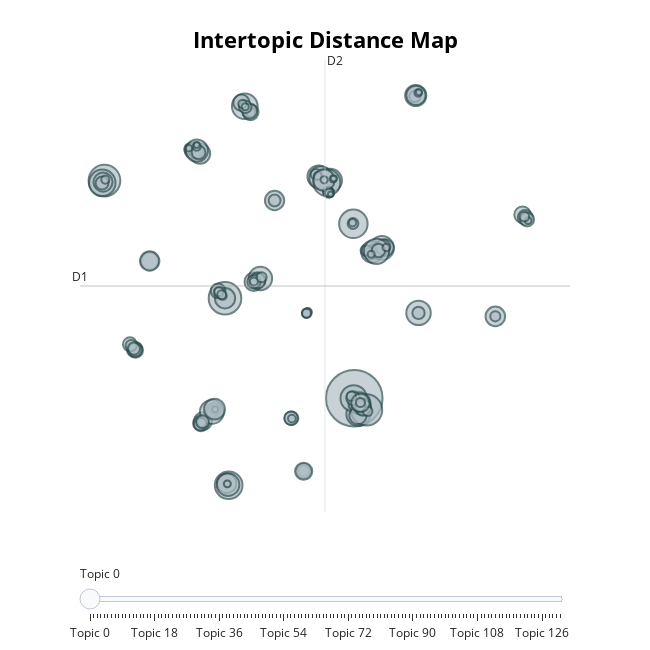

Notebook code cell kept with this figure:
### Code cell
merged_model_content_thread.visualize_topics()

### Figure 1 — Plotly figure (JSON) as saved in the notebook; plotly's stock layout.template omitted (floating-point values rounded to 4 significant figures; data arrays with more than 128 entries replaced by an {"elided": "..."} marker saying what was removed)
{"data": [{"customdata": {"elided": "132x3 mixed values"}, "hovertemplate": "<b>Topic %{customdata[0]}</b><br>%{customdata[1]}<br>Size: %{customdata[2]}", "legendgroup": "", "marker": {"color": "#B0BEC5", "line": {"color": "DarkSlateGrey", "width": 2}, "size": {"elided": "132 int values"}, "sizemode": "area", "sizeref": 11.94, "symbol": "circle"}, "mode": "markers", "name": "", "orientation": "v", "showlegend": false, "type": "scatter", "x": {"elided": "132 float values"}, "xaxis": "x", "y": {"elided": "132 float values"}, "yaxis": "y"}], "layout": {"annotations": [{"showarrow": false, "text": "D1", "x": -13.83, "y": 1.616, "yshift": 10}, {"showarrow": false, "text": "D2", "x": 6.163, "xshift": 10, "y": 18.98}], "height": 650, "hoverlabel": {"bgcolor": "white", "font": {"family": "Rockwell", "size": 16}}, "legend": {"itemsizing": "constant", "tracegroupgap": 0}, "margin": {"t": 60}, "shapes": [{"line": {"color": "#CFD8DC", "width": 2}, "type": "line", "x0": 6.163, "x1": 6.163, "y0": -15.75, "y1": 18.98}, {"line": {"color": "#9E9E9E", "width": 2}, "type": "line", "x0": -13.83, "x1": 26.15, "y0": 1.616, "y1": 1.616}], "sliders": [{"active": 0, "pad": {"t": 50}, "steps": [{"args": [{"marker.color": {"elided": "1x132 str values"}}], "label": "Topic 0", "method": "update"}, {"args": [{"marker.color": {"elided": "1x132 str values"}}], "label": "Topic 1", "method": "update"}, {"args": [{"marker.color": {"elided": "1x132 str values"}}], "label": "Topic 2", "method": "update"}, {"args": [{"marker.color": {"elided": "1x132 str values"}}], "label": "Topic 3", "method": "update"}, {"args": [{"marker.color": {"elided": "1x132 str values"}}], "label": "Topic 4", "method": "update"}, {"args": [{"marker.color": {"elided": "1x132 str values"}}], "label": "Topic 5", "method": "update"}, {"args": [{"marker.color": {"elided": "1x132 str values"}}], "label": "Topic 6", "method": "update"}, {"args": [{"marker.color": {"elided": "1x132 str values"}}], "label": "Topic 7", "method": "update"}, {"args": [{"marker.color": {"elided": "1x132 str values"}}], "label": "Topic 8", "method": "update"}, {"args": [{"marker.color": {"elided": "1x132 str values"}}], "label": "Topic 9", "method": "update"}, {"args": [{"marker.color": {"elided": "1x132 str values"}}], "label": "Topic 10", "method": "update"}, {"args": [{"marker.color": {"elided": "1x132 str values"}}], "label": "Topic 11", "method": "update"}, {"args": [{"marker.color": {"elided": "1x132 str values"}}], "label": "Topic 12", "method": "update"}, {"args": [{"marker.color": {"elided": "1x132 str values"}}], "label": "Topic 13", "method": "update"}, {"args": [{"marker.color": {"elided": "1x132 str values"}}], "label": "Topic 14", "method": "update"}, {"args": [{"marker.color": {"elided": "1x132 str values"}}], "label": "Topic 15", "method": "update"}, {"args": [{"marker.color": {"elided": "1x132 str values"}}], "label": "Topic 16", "method": "update"}, {"args": [{"marker.color": {"elided": "1x132 str values"}}], "label": "Topic 17", "method": "update"}, {"args": [{"marker.color": {"elided": "1x132 str values"}}], "label": "Topic 18", "method": "update"}, {"args": [{"marker.color": {"elided": "1x132 str values"}}], "label": "Topic 19", "method": "update"}, {"args": [{"marker.color": {"elided": "1x132 str values"}}], "label": "Topic 20", "method": "update"}, {"args": [{"marker.color": {"elided": "1x132 str values"}}], "label": "Topic 21", "method": "update"}, {"args": [{"marker.color": {"elided": "1x132 str values"}}], "label": "Topic 22", "method": "update"}, {"args": [{"marker.color": {"elided": "1x132 str values"}}], "label": "Topic 23", "method": "update"}, {"args": [{"marker.color": {"elided": "1x132 str values"}}], "label": "Topic 24", "method": "update"}, {"args": [{"marker.color": {"elided": "1x132 str values"}}], "label": "Topic 25", "method": "update"}, {"args": [{"marker.color": {"elided": "1x132 str values"}}], "label": "Topic 26", "method": "update"}, {"args": [{"marker.color": {"elided": "1x132 str values"}}], "label": "Topic 27", "method": "update"}, {"args": [{"marker.color": {"elided": "1x132 str values"}}], "label": "Topic 28", "method": "update"}, {"args": [{"marker.color": {"elided": "1x132 str values"}}], "label": "Topic 29", "method": "update"}, {"args": [{"marker.color": {"elided": "1x132 str values"}}], "label": "Topic 30", "method": "update"}, {"args": [{"marker.color": {"elided": "1x132 str values"}}], "label": "Topic 31", "method": "update"}, {"args": [{"marker.color": {"elided": "1x132 str values"}}], "label": "Topic 32", "method": "update"}, {"args": [{"marker.color": {"elided": "1x132 str values"}}], "label": "Topic 33", "method": "update"}, {"args": [{"marker.color": {"elided": "1x132 str values"}}], "label": "Topic 34", "method": "update"}, {"args": [{"marker.color": {"elided": "1x132 str values"}}], "label": "Topic 35", "method": "update"}, {"args": [{"marker.color": {"elided": "1x132 str values"}}], "label": "Topic 36", "method": "update"}, {"args": [{"marker.color": {"elided": "1x132 str values"}}], "label": "Topic 37", "method": "update"}, {"args": [{"marker.color": {"elided": "1x132 str values"}}], "label": "Topic 38", "method": "update"}, {"args": [{"marker.color": {"elided": "1x132 str values"}}], "label": "Topic 39", "method": "update"}, {"args": [{"marker.color": {"elided": "1x132 str values"}}], "label": "Topic 40", "method": "update"}, {"args": [{"marker.color": {"elided": "1x132 str values"}}], "label": "Topic 41", "method": "update"}, {"args": [{"marker.color": {"elided": "1x132 str values"}}], "label": "Topic 42", "method": "update"}, {"args": [{"marker.color": {"elided": "1x132 str values"}}], "label": "Topic 43", "method": "update"}, {"args": [{"marker.color": {"elided": "1x132 str values"}}], "label": "Topic 44", "method": "update"}, {"args": [{"marker.color": {"elided": "1x132 str values"}}], "label": "Topic 45", "method": "update"}, {"args": [{"marker.color": {"elided": "1x132 str values"}}], "label": "Topic 46", "method": "update"}, {"args": [{"marker.color": {"elided": "1x132 str values"}}], "label": "Topic 47", "method": "update"}, {"args": [{"marker.color": {"elided": "1x132 str values"}}], "label": "Topic 48", "method": "update"}, {"args": [{"marker.color": {"elided": "1x132 str values"}}], "label": "Topic 49", "method": "update"}, {"args": [{"marker.color": {"elided": "1x132 str values"}}], "label": "Topic 50", "method": "update"}, {"args": [{"marker.color": {"elided": "1x132 str values"}}], "label": "Topic 51", "method": "update"}, {"args": [{"marker.color": {"elided": "1x132 str values"}}], "label": "Topic 52", "method": "update"}, {"args": [{"marker.color": {"elided": "1x132 str values"}}], "label": "Topic 53", "method": "update"}, {"args": [{"marker.color": {"elided": "1x132 str values"}}], "label": "Topic 54", "method": "update"}, {"args": [{"marker.color": {"elided": "1x132 str values"}}], "label": "Topic 55", "method": "update"}, {"args": [{"marker.color": {"elided": "1x132 str values"}}], "label": "Topic 56", "method": "update"}, {"args": [{"marker.color": {"elided": "1x132 str values"}}], "label": "Topic 57", "method": "update"}, {"args": [{"marker.color": {"elided": "1x132 str values"}}], "label": "Topic 58", "method": "update"}, {"args": [{"marker.color": {"elided": "1x132 str values"}}], "label": "Topic 59", "method": "update"}, {"args": [{"marker.color": {"elided": "1x132 str values"}}], "label": "Topic 60", "method": "update"}, {"args": [{"marker.color": {"elided": "1x132 str values"}}], "label": "Topic 61", "method": "update"}, {"args": [{"marker.color": {"elided": "1x132 str values"}}], "label": "Topic 62", "method": "update"}, {"args": [{"marker.color": {"elided": "1x132 str values"}}], "label": "Topic 63", "method": "update"}, {"args": [{"marker.color": {"elided": "1x132 str values"}}], "label": "Topic 64", "method": "update"}, {"args": [{"marker.color": {"elided": "1x132 str values"}}], "label": "Topic 65", "method": "update"}, {"args": [{"marker.color": {"elided": "1x132 str values"}}], "label": "Topic 66", "method": "update"}, {"args": [{"marker.color": {"elided": "1x132 str values"}}], "label": "Topic 67", "method": "update"}, {"args": [{"marker.color": {"elided": "1x132 str values"}}], "label": "Topic 68", "method": "update"}, {"args": [{"marker.color": {"elided": "1x132 str values"}}], "label": "Topic 69", "method": "update"}, {"args": [{"marker.color": {"elided": "1x132 str values"}}], "label": "Topic 70", "method": "update"}, {"args": [{"marker.color": {"elided": "1x132 str values"}}], "label": "Topic 71", "method": "update"}, {"args": [{"marker.color": {"elided": "1x132 str values"}}], "label": "Topic 72", "method": "update"}, {"args": [{"marker.color": {"elided": "1x132 str values"}}], "label": "Topic 73", "method": "update"}, {"args": [{"marker.color": {"elided": "1x132 str values"}}], "label": "Topic 74", "method": "update"}, {"args": [{"marker.color": {"elided": "1x132 str values"}}], "label": "Topic 75", "method": "update"}, {"args": [{"marker.color": {"elided": "1x132 str values"}}], "label": "Topic 76", "method": "update"}, {"args": [{"marker.color": {"elided": "1x132 str values"}}], "label": "Topic 77", "method": "update"}, {"args": [{"marker.color": {"elided": "1x132 str values"}}], "label": "Topic 78", "method": "update"}, {"args": [{"marker.color": {"elided": "1x132 str values"}}], "label": "Topic 79", "method": "update"}, {"args": [{"marker.color": {"elided": "1x132 str values"}}], "label": "Topic 80", "method": "update"}, {"args": [{"marker.color": {"elided": "1x132 str values"}}], "label": "Topic 81", "method": "update"}, {"args": [{"marker.color": {"elided": "1x132 str values"}}], "label": "Topic 82", "method": "update"}, {"args": [{"marker.color": {"elided": "1x132 str values"}}], "label": "Topic 83", "method": "update"}, {"args": [{"marker.color": {"elided": "1x132 str values"}}], "label": "Topic 84", "method": "update"}, {"args": [{"marker.color": {"elided": "1x132 str values"}}], "label": "Topic 85", "method": "update"}, {"args": [{"marker.color": {"elided": "1x132 str values"}}], "label": "Topic 86", "method": "update"}, {"args": [{"marker.color": {"elided": "1x132 str values"}}], "label": "Topic 87", "method": "update"}, {"args": [{"marker.color": {"elided": "1x132 str values"}}], "label": "Topic 88", "method": "update"}, {"args": [{"marker.color": {"elided": "1x132 str values"}}], "label": "Topic 89", "method": "update"}, {"args": [{"marker.color": {"elided": "1x132 str values"}}], "label": "Topic 90", "method": "update"}, {"args": [{"marker.color": {"elided": "1x132 str values"}}], "label": "Topic 91", "method": "update"}, {"args": [{"marker.color": {"elided": "1x132 str values"}}], "label": "Topic 92", "method": "update"}, {"args": [{"marker.color": {"elided": "1x132 str values"}}], "label": "Topic 93", "method": "update"}, {"args": [{"marker.color": {"elided": "1x132 str values"}}], "label": "Topic 94", "method": "update"}, {"args": [{"marker.color": {"elided": "1x132 str values"}}], "label": "Topic 95", "method": "update"}, {"args": [{"marker.color": {"elided": "1x132 str values"}}], "label": "Topic 96", "method": "update"}, {"args": [{"marker.color": {"elided": "1x132 str values"}}], "label": "Topic 97", "method": "update"}, {"args": [{"marker.color": {"elided": "1x132 str values"}}], "label": "Topic 98", "method": "update"}, {"args": [{"marker.color": {"elided": "1x132 str values"}}], "label": "Topic 99", "method": "update"}, {"args": [{"marker.color": {"elided": "1x132 str values"}}], "label": "Topic 100", "method": "update"}, {"args": [{"marker.color": {"elided": "1x132 str values"}}], "label": "Topic 101", "method": "update"}, {"args": [{"marker.color": {"elided": "1x132 str values"}}], "label": "Topic 102", "method": "update"}, {"args": [{"marker.color": {"elided": "1x132 str values"}}], "label": "Topic 103", "method": "update"}, {"args": [{"marker.color": {"elided": "1x132 str values"}}], "label": "Topic 104", "method": "update"}, {"args": [{"marker.color": {"elided": "1x132 str values"}}], "label": "Topic 105", "method": "update"}, {"args": [{"marker.color": {"elided": "1x132 str values"}}], "label": "Topic 106", "method": "update"}, {"args": [{"marker.color": {"elided": "1x132 str values"}}], "label": "Topic 107", "method": "update"}, {"args": [{"marker.color": {"elided": "1x132 str values"}}], "label": "Topic 108", "method": "update"}, {"args": [{"marker.color": {"elided": "1x132 str values"}}], "label": "Topic 109", "method": "update"}, {"args": [{"marker.color": {"elided": "1x132 str values"}}], "label": "Topic 110", "method": "update"}, {"args": [{"marker.color": {"elided": "1x132 str values"}}], "label": "Topic 111", "method": "update"}, {"args": [{"marker.color": {"elided": "1x132 str values"}}], "label": "Topic 112", "method": "update"}, {"args": [{"marker.color": {"elided": "1x132 str values"}}], "label": "Topic 113", "method": "update"}, {"args": [{"marker.color": {"elided": "1x132 str values"}}], "label": "Topic 114", "method": "update"}, {"args": [{"marker.color": {"elided": "1x132 str values"}}], "label": "Topic 115", "method": "update"}, {"args": [{"marker.color": {"elided": "1x132 str values"}}], "label": "Topic 116", "method": "update"}, {"args": [{"marker.color": {"elided": "1x132 str values"}}], "label": "Topic 117", "method": "update"}, {"args": [{"marker.color": {"elided": "1x132 str values"}}], "label": "Topic 118", "method": "update"}, {"args": [{"marker.color": {"elided": "1x132 str values"}}], "label": "Topic 119", "method": "update"}, {"args": [{"marker.color": {"elided": "1x132 str values"}}], "label": "Topic 120", "method": "update"}, {"args": [{"marker.color": {"elided": "1x132 str values"}}], "label": "Topic 121", "method": "update"}, {"args": [{"marker.color": {"elided": "1x132 str values"}}], "label": "Topic 122", "method": "update"}, {"args": [{"marker.color": {"elided": "1x132 str values"}}], "label": "Topic 123", "method": "update"}, {"args": [{"marker.color": {"elided": "1x132 str values"}}], "label": "Topic 124", "method": "update"}, {"args": [{"marker.color": {"elided": "1x132 str values"}}], "label": "Topic 125", "method": "update"}, {"args": [{"marker.color": {"elided": "1x132 str values"}}], "label": "Topic 126", "method": "update"}, {"args": [{"marker.color": {"elided": "1x132 str values"}}], "label": "Topic 127", "method": "update"}, {"args": [{"marker.color": {"elided": "1x132 str values"}}], "label": "Topic 128", "method": "update"}, {"args": [{"marker.color": {"elided": "1x132 str values"}}], "label": "Topic 129", "method": "update"}, {"args": [{"marker.color": {"elided": "1x132 str values"}}], "label": "Topic 130", "method": "update"}, {"args": [{"marker.color": {"elided": "1x132 str values"}}], "label": "Topic 131", "method": "update"}]}], "title": {"font": {"color": "Black", "size": 22}, "text": "<b>Intertopic Distance Map</b>", "x": 0.5, "xanchor": "center", "y": 0.95, "yanchor": "top"}, "width": 650, "xaxis": {"anchor": "y", "domain": [0, 1], "range": [-13.83, 26.15], "title": {"text": ""}, "visible": false}, "yaxis": {"anchor": "x", "domain": [0, 1], "range": [-15.75, 18.98], "title": {"text": ""}, "visible": false}}}
